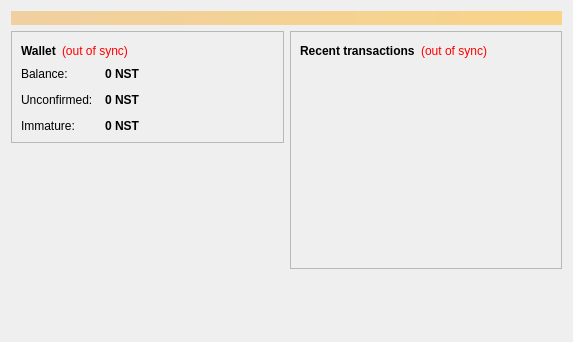
<?xml version="1.0" encoding="UTF-8"?>
<ui version="4.0">
 <class>OverviewPage</class>
 <widget class="QWidget" name="OverviewPage">
  <property name="geometry">
   <rect>
    <x>0</x>
    <y>0</y>
    <width>573</width>
    <height>342</height>
   </rect>
  </property>
  <property name="windowTitle">
   <string>Form</string>
  </property>
  <layout class="QVBoxLayout" name="topLayout">
   <item>
    <widget class="QLabel" name="labelAlerts">
     <property name="visible">
      <bool>false</bool>
     </property>
     <property name="styleSheet">
      <string notr="true">background-color: qlineargradient(x1: 0, y1: 0, x2: 1, y2: 0, stop:0 #F0D0A0, stop:1 #F8D488); color:#000000;</string>
     </property>
     <property name="wordWrap">
      <bool>true</bool>
     </property>
     <property name="margin">
      <number>3</number>
     </property>
    </widget>
   </item>
   <item>
    <layout class="QHBoxLayout" name="horizontalLayout" stretch="1,1">
     <item>
      <layout class="QVBoxLayout" name="verticalLayout_2">
       <item>
        <widget class="QFrame" name="frame">
         <property name="frameShape">
          <enum>QFrame::StyledPanel</enum>
         </property>
         <property name="frameShadow">
          <enum>QFrame::Raised</enum>
         </property>
         <layout class="QVBoxLayout" name="verticalLayout_4">
          <item>
           <layout class="QHBoxLayout" name="horizontalLayout_4">
            <item>
             <widget class="QLabel" name="label_5">
              <property name="font">
               <font>
                <weight>75</weight>
                <bold>true</bold>
               </font>
              </property>
              <property name="text">
               <string>Wallet</string>
              </property>
             </widget>
            </item>
            <item>
             <widget class="QLabel" name="labelWalletStatus">
              <property name="toolTip">
               <string>The displayed information may be out of date. Your wallet automatically synchronizes with the Nestorcoin network after a connection is established, but this process has not completed yet.</string>
              </property>
              <property name="styleSheet">
               <string notr="true">QLabel { color: red; }</string>
              </property>
              <property name="text">
               <string notr="true">(out of sync)</string>
              </property>
              <property name="alignment">
               <set>Qt::AlignLeading|Qt::AlignLeft|Qt::AlignVCenter</set>
              </property>
             </widget>
            </item>
            <item>
             <spacer name="horizontalSpacer_2">
              <property name="orientation">
               <enum>Qt::Horizontal</enum>
              </property>
              <property name="sizeHint" stdset="0">
               <size>
                <width>40</width>
                <height>20</height>
               </size>
              </property>
             </spacer>
            </item>
           </layout>
          </item>
          <item>
           <layout class="QFormLayout" name="formLayout_2">
            <property name="fieldGrowthPolicy">
             <enum>QFormLayout::AllNonFixedFieldsGrow</enum>
            </property>
            <property name="horizontalSpacing">
             <number>12</number>
            </property>
            <property name="verticalSpacing">
             <number>12</number>
            </property>
            <item row="0" column="0">
             <widget class="QLabel" name="label">
              <property name="text">
               <string>Balance:</string>
              </property>
             </widget>
            </item>
            <item row="0" column="1">
             <widget class="QLabel" name="labelBalance">
              <property name="font">
               <font>
                <weight>75</weight>
                <bold>true</bold>
               </font>
              </property>
              <property name="cursor">
               <cursorShape>IBeamCursor</cursorShape>
              </property>
              <property name="toolTip">
               <string>Your current balance</string>
              </property>
              <property name="text">
               <string notr="true">0 NST</string>
              </property>
              <property name="textInteractionFlags">
               <set>Qt::LinksAccessibleByMouse|Qt::TextSelectableByKeyboard|Qt::TextSelectableByMouse</set>
              </property>
             </widget>
            </item>
            <item row="1" column="0">
             <widget class="QLabel" name="label_3">
              <property name="text">
               <string>Unconfirmed:</string>
              </property>
             </widget>
            </item>
            <item row="1" column="1">
             <widget class="QLabel" name="labelUnconfirmed">
              <property name="font">
               <font>
                <weight>75</weight>
                <bold>true</bold>
               </font>
              </property>
              <property name="cursor">
               <cursorShape>IBeamCursor</cursorShape>
              </property>
              <property name="toolTip">
               <string>Total of transactions that have yet to be confirmed, and do not yet count toward the current balance</string>
              </property>
              <property name="text">
               <string notr="true">0 NST</string>
              </property>
              <property name="textInteractionFlags">
               <set>Qt::LinksAccessibleByMouse|Qt::TextSelectableByKeyboard|Qt::TextSelectableByMouse</set>
              </property>
             </widget>
            </item>
            <item row="2" column="0">
             <widget class="QLabel" name="labelImmatureText">
              <property name="text">
               <string>Immature:</string>
              </property>
             </widget>
            </item>
            <item row="2" column="1">
             <widget class="QLabel" name="labelImmature">
              <property name="font">
               <font>
                <weight>75</weight>
                <bold>true</bold>
               </font>
              </property>
              <property name="toolTip">
               <string>Mined balance that has not yet matured</string>
              </property>
              <property name="text">
               <string notr="true">0 NST</string>
              </property>
              <property name="textInteractionFlags">
               <set>Qt::LinksAccessibleByMouse|Qt::TextSelectableByKeyboard|Qt::TextSelectableByMouse</set>
              </property>
             </widget>
            </item>
           </layout>
          </item>
         </layout>
        </widget>
       </item>
       <item>
        <spacer name="verticalSpacer">
         <property name="orientation">
          <enum>Qt::Vertical</enum>
         </property>
         <property name="sizeHint" stdset="0">
          <size>
           <width>20</width>
           <height>40</height>
          </size>
         </property>
        </spacer>
       </item>
      </layout>
     </item>
     <item>
      <layout class="QVBoxLayout" name="verticalLayout_3">
       <item>
        <widget class="QFrame" name="frame_2">
         <property name="frameShape">
          <enum>QFrame::StyledPanel</enum>
         </property>
         <property name="frameShadow">
          <enum>QFrame::Raised</enum>
         </property>
         <layout class="QVBoxLayout" name="verticalLayout">
          <item>
           <layout class="QHBoxLayout" name="horizontalLayout_2">
            <item>
             <widget class="QLabel" name="label_4">
              <property name="text">
               <string>&lt;b&gt;Recent transactions&lt;/b&gt;</string>
              </property>
             </widget>
            </item>
            <item>
             <widget class="QLabel" name="labelTransactionsStatus">
              <property name="toolTip">
               <string>The displayed information may be out of date. Your wallet automatically synchronizes with the Nestorcoin network after a connection is established, but this process has not completed yet.</string>
              </property>
              <property name="styleSheet">
               <string notr="true">QLabel { color: red; }</string>
              </property>
              <property name="text">
               <string notr="true">(out of sync)</string>
              </property>
              <property name="alignment">
               <set>Qt::AlignRight|Qt::AlignTrailing|Qt::AlignVCenter</set>
              </property>
             </widget>
            </item>
            <item>
             <spacer name="horizontalSpacer">
              <property name="orientation">
               <enum>Qt::Horizontal</enum>
              </property>
              <property name="sizeHint" stdset="0">
               <size>
                <width>40</width>
                <height>20</height>
               </size>
              </property>
             </spacer>
            </item>
           </layout>
          </item>
          <item>
           <widget class="QListView" name="listTransactions">
            <property name="styleSheet">
             <string notr="true">QListView { background: transparent; }</string>
            </property>
            <property name="frameShape">
             <enum>QFrame::NoFrame</enum>
            </property>
            <property name="verticalScrollBarPolicy">
             <enum>Qt::ScrollBarAlwaysOff</enum>
            </property>
            <property name="horizontalScrollBarPolicy">
             <enum>Qt::ScrollBarAlwaysOff</enum>
            </property>
            <property name="selectionMode">
             <enum>QAbstractItemView::NoSelection</enum>
            </property>
           </widget>
          </item>
         </layout>
        </widget>
       </item>
       <item>
        <spacer name="verticalSpacer_2">
         <property name="orientation">
          <enum>Qt::Vertical</enum>
         </property>
         <property name="sizeHint" stdset="0">
          <size>
           <width>20</width>
           <height>40</height>
          </size>
         </property>
        </spacer>
       </item>
      </layout>
     </item>
    </layout>
   </item>
  </layout>
 </widget>
 <resources/>
 <connections/>
</ui>
